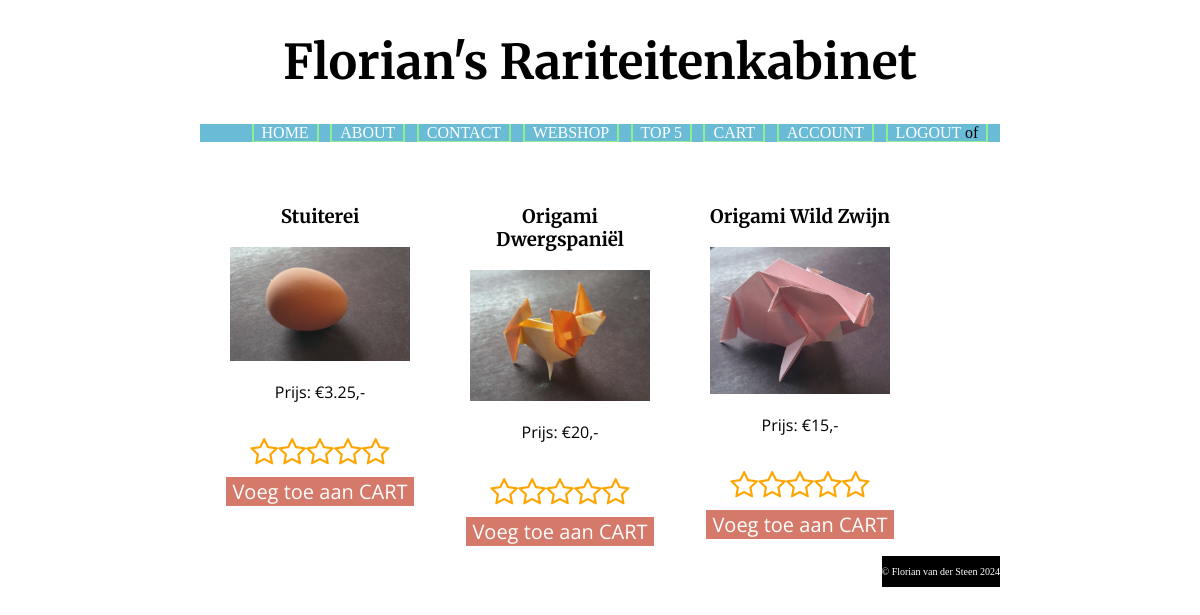
/index.php?page=topK&top=5 (signed in), run on the app's committed database.
### tables this page shows
CREATE TABLE `products` (
  `id` int(11) NOT NULL,
  `name` text NOT NULL,
  `description` text NOT NULL,
  `price` int(255) NOT NULL,
  `fname` text NOT NULL
);

### controllers/PageController.php (called while the page is built, shortened)
<?php
require_once("models/PageModel.php");
class PageController {
    private $model;
    private $modelFactory;
    public function __construct($modelFactory) {
        $this->modelFactory = $modelFactory;
        $this->model = $this->modelFactory->createModel('page');
    }
    public function handleRequest() {
        $this->processRequest();
        $this->showResponse();
    }
    private function getRequest() {
        $this->model->getRequestedPage();
    }
    private function processRequest() {
        switch ($this->model->page) {
            case "topK":
                require_once("models/ProductModel.php");
                $this->model = $this->modelFactory->createModel("product");
                $this->model->getTopKProducts();
                $this->model->handleCartAction();
                break;
        }
    }
    private function showResponse() {
        $this->model->createMenu();
        $this->model->setTitle();
        $view = NULL;
        switch ($this->model->page) {
            case "topK":
                include_once("views/TopKDoc.php");
                $view = new TopKDoc($this->model);
                break;
        }
        $view->show();
    }
}

### index.php (called while the page is built, shortened)
<?php
require_once("controllers/PageController.php");
require_once("CRUDFactory.php");
require_once("CRUD.php");
$crud = new CRUD();
$crudFactory = new CRUDFactory($crud);
$modelFactory = new ModelFactory($crudFactory);
$controller = new PageController($modelFactory);
$controller->handleRequest();

### models/ProductModel.php (called while the page is built, shortened)
<?php
require_once("PageModel.php");
class ProductModel extends PageModel {
    public $k;
    public $crud;
    public function __construct($pageModel, ProductCRUD $crud) {
        $this->crud = $crud;
    }
    public function getTopKProducts() {
        if ($this->isPost) {
            $this->k = $this->getPostVar("k");
        }
        else {
            $this->k = $this->getGetVar("top");
        }
        try {
            $this->products = $this->crud->readTopKProducts($this->k);
        }
        catch (Exception $e) {
            $this->errors["general"] = "Er is een technische storing. Probeer het later nogmaals.";
            $this->logError("Shop load failed. MySQL err:" . $e->getMessage());
        }
    }
}

### models/PageModel.php (called while the page is built, shortened)
<?php
require_once("SessionManager.php");
class PageModel {
    public $sessionManager;
    public function __construct($copy) {
        if (empty($copy)) {
            $this->sessionManager = new SessionManager();
        }
        else {
            $this->sessionManager = $copy->sessionManager;
        }
    }
    public function getGetVar($key, $default="") {
        $value = filter_input(INPUT_GET, $key, FILTER_SANITIZE_SPECIAL_CHARS);
        return isset($value) ? trim($value) : $default;
    }
    public function isUserLoggedIn() {
        return $this->sessionManager->isUserLoggedIn();
    }
}

### ProductCRUD.php (called while the page is built, shortened)
<?php
class ProductCRUD {
    private $crud;
    public function __construct(CRUD $crud) {
        $this->crud = $crud;
    }
    public function readTopKProducts($k) {
        $sql = "SELECT p.*, SUM(op.quantity) as total_sold FROM orders_products as op
        RIGHT JOIN products as p ON op.product_id = p.id
        LEFT JOIN orders as o ON op.order_id = o.id
        WHERE o.order_date > DATE_SUB(date(CURRENT_DATE), INTERVAL 7 DAY) or o.order_date IS NULL
        GROUP BY p.id
        ORDER BY total_sold DESC
        LIMIT :K;";
        $params = array(":K"=>intval($k));
        $rows = $this->crud->readMultipleRows($sql, $params);
        return $rows;
    }
}

### CRUD.php (called while the page is built, shortened)
<?php
class CRUD {
    private $pdo;
    public function __construct() {
        $servername = getenv("MYSQL_FLORIAN_WEBSHOP_HOST");
        $dbname = getenv("MYSQL_FLORIAN_WEBSHOP_DATABASE");
        $username = getenv("MYSQL_FLORIAN_WEBSHOP_USER");
        $password = getenv("MYSQL_FLORIAN_WEBSHOP_PASSWORD");
        $port = getenv('MYSQL_SERVER_PORT');
        try {
            $this->pdo = new PDO("mysql:host=$servername;dbname=$dbname;port=$port", $username, $password);
            $this->pdo->setAttribute(PDO::ATTR_ERRMODE, PDO::ERRMODE_EXCEPTION);
        }
        catch(PDOException $e) {
            echo "Connection failed:" .  $e->getMessage();
        }
    }
    private function bindParams($stmt, $params) {
        foreach($params as $varName=>$value) {
            if (is_int($value)) {
                $stmt->bindValue($varName, $value, PDO::PARAM_INT);
            }
            else {
                $stmt->bindValue($varName, $value);
            }
        }
    }
    public function readMultipleRows($sql, $params) {
        try {
            $stmt = $this->pdo->prepare($sql);
            $this->bindParams($stmt, $params);
            $stmt->execute();
            $stmt->setFetchMode(PDO::FETCH_OBJ);
            $rows = $stmt->fetchAll();
            return $rows;
        }
        catch (PDOException $e) {
            echo "Retrieval failed: " . $e->getMessage();
        }
    }
}

### SessionManager.php (called while the page is built, shortened)
<?php
class SessionManager {
    private function getSessionVar($key, $default="") {
        if (isset($_SESSION[$key])) {
            return $_SESSION[$key];
        }
        return $default;
    }
    public function isUserLoggedIn() {
        return !empty($this->getSessionVar('email'));
    }
}

### views/TopKDoc.php (the view, shortened to what this page needs)
<?php
require "ProductDoc.php";
class TopKDoc extends ProductDoc {
    protected function showContent() {
        $products = $this->model->products;
        echo '<div class="product-list">';
        foreach($products as $product) {
            echo '<div class="product">';
            echo '<a class="product" href="index.php?page=detail&detail=' . $product->id . '"><div class="product">' . PHP_EOL;
            echo '<h3>' . $product->name . '</h3>' . PHP_EOL;
            echo '<img src="Images/' . $product->fname . '" alt="' . $product->description . '">';
            echo '<p>Prijs: &euro;' . $product->price / 100  . ',-</p>';
            echo '</div></a>' . PHP_EOL;
            echo '<div class="ratingStars">';
            for ($i = 1; $i <= 5; $i++) {
                echo '<span id="p' . $product->id .'-star-' . $i . '" class="fa">&#xf006;</span>';
            }
            echo '</div>';
            if ($this->model->isUserLoggedIn()) {
                $this->showActionButton("addToCart", "topK", "cartAddButton", "Voeg toe aan CART", $product->id, $this->model->k);
            }
            echo "</div>";
        }
        echo '</div>';
    }
    protected function showStyleLinks() {
        echo '<link rel="stylesheet" type="text/css" href="css/styles.css">';
        echo '<link rel="stylesheet" href="https://cdnjs.cloudflare.com/ajax/libs/font-awesome/4.7.0/css/font-awesome.min.css">';
    }
}

### views/ProductDoc.php (shortened to what this page needs)
<?php
require "BasicDoc.php";
abstract class ProductDoc extends BasicDoc {
    protected function showActionButton ($action, $processPage, $buttonId, $buttonText, $productId=NULL, $k=NULL) {
            echo '<form action="' . htmlspecialchars($_SERVER['PHP_SELF']) . '" method="POST">';
            echo '<input id="' . $buttonId . '" type="submit" value="' . $buttonText . '">
        </form>';
    }
}

### css/styles.css (style rules this page uses)
body { width: 800px; margin: auto; background-color: white; }
h2, h3, h4 { font-family: "Merriweather", serif; }
form { font-family: "Open Sans", sans-serif; }
input, select, textarea { width: 400px; display: inline-block; }
input[type=radio], .radio, input[type=submit] { width: auto; }
.product-list { display: flex; flex-wrap: wrap; align-content: flex-start; }
.product { flex-grow: 0; flex-shrink: 0; flex-basis: calc(30% - 20px); margin: 10px; text-align: center; text-decoration: none; color: black; }
.product img { width: 90%; height: 90%; }
.product p { font-family: "Open Sans", sans-serif; }
.product a, .cart-list a { color: inherit; }
.detail-info input, .product-list input, #purchaseButton { border: none; font-family: "Open Sans", sans-serif; background-color: #D57A6A; color: white; font-size: 20px; cursor: pointer; }
.ratingStars span { font-size: 30px; color: orange; cursor: pointer; }
.ratingStars { margin-bottom: 10px; }

### data on the page
products: name "Stuiterei", fname (picture), $product->price/100 "3.25"
products: name "Origami Dwergspaniël", fname (picture), $product->price/100 "20"
products: name "Origami Wild Zwijn", fname (picture), $product->price/100 "15"

### other printed values
$menuItem->text "HOME"
$menuItem->text "ABOUT"
$menuItem->text "CONTACT"
$menuItem->text "WEBSHOP"
$menuItem->text "TOP 5"
$menuItem->text "CART"
$menuItem->text "ACCOUNT"
$menuItem->text "LOGOUT"
$menuItem->text2 "of"
